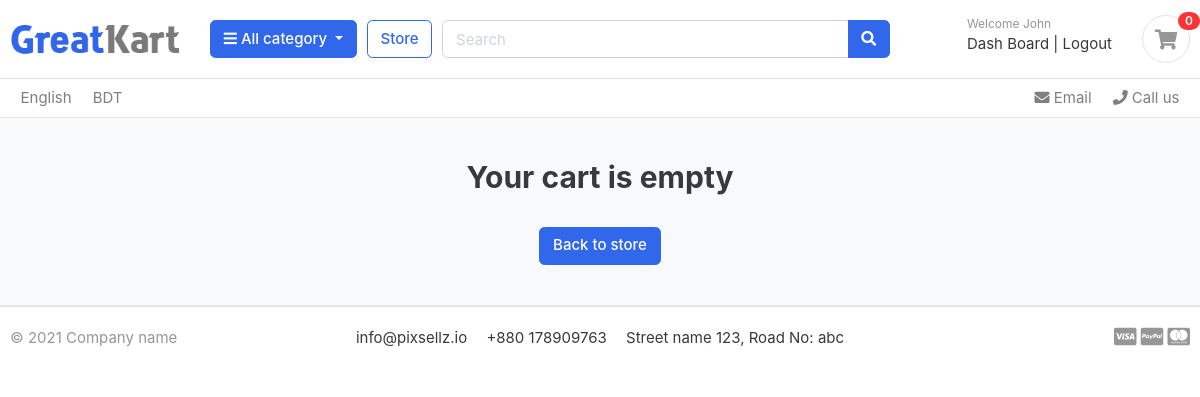
Before: /cart/ (signed in) with the older database file.
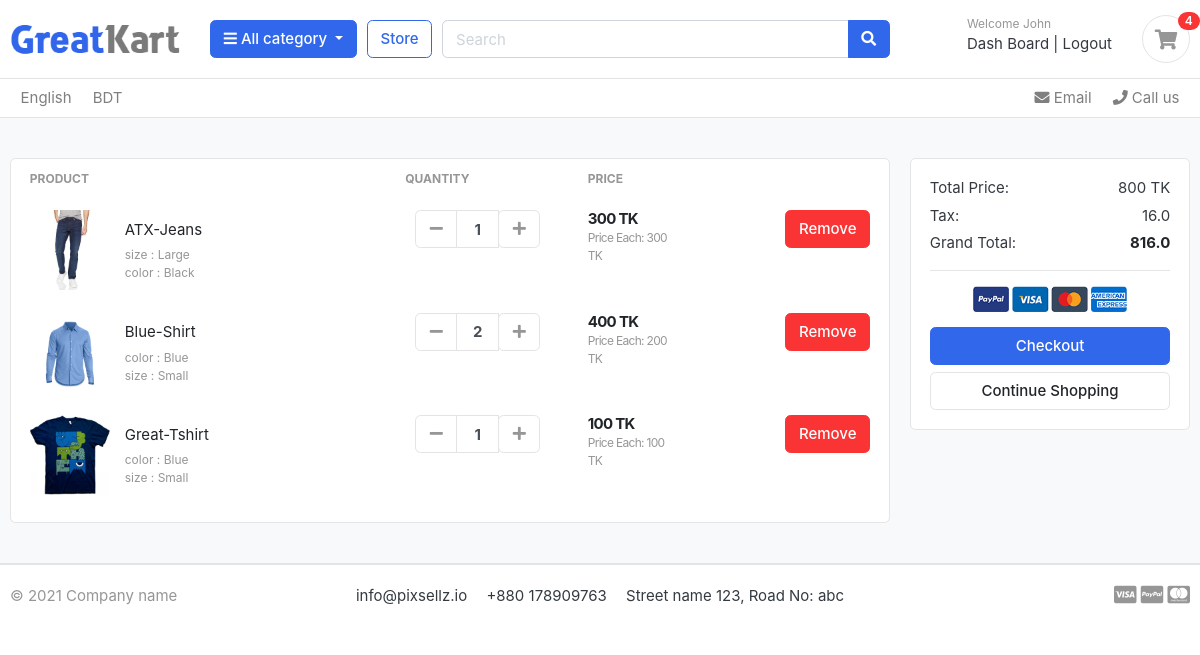
After: the same page with the newer database file.
### accounts/models.py (models this page shows, shortened)
class Account(AbstractBaseUser):
    first_name = models.CharField(max_length=50)
    last_name = models.CharField(max_length=50)
    username = models.CharField(max_length=50, unique=True)
    email = models.CharField(max_length=100,unique=True)
    phone_number  = models.CharField(max_length=50)
    date_joined = models.DateTimeField(auto_now_add=True)
    log_in = models.DateTimeField(auto_now_add=True)
    is_admin = models.BooleanField(default=False)
    is_staff = models.BooleanField(default=False)
    is_active = models.BooleanField(default=False)
    is_superadmin = models.BooleanField(default=False)
    USERNAME_FIELD = 'email'
    REQUIRED_FIELDS = ['username','first_name','last_name']
    objects = MyAccountManager()

### cart/models.py (models this page shows, shortened)
class CartItem(models.Model):
    user = models.ForeignKey(Account,on_delete=models.CASCADE,null=True)
    product = models.ForeignKey(Product, on_delete = models.CASCADE)
    variation = models.ManyToManyField(Variation, blank=True)
    cart = models.ForeignKey(Cart,on_delete=models.CASCADE,null=True)
    quantity = models.IntegerField()
    is_active = models.BooleanField(default=True)
    def sub_total(self):
        return self.product.price * self.quantity

### Store/models.py (models this page shows, shortened)
class Product(models.Model):
    product_name = models.CharField(max_length=200, unique=True)
    slug = models.SlugField(max_length=200, unique=True)
    description = models.TextField(max_length=300)
    price = models.IntegerField()
    image = models.ImageField(upload_to = 'photos/products')
    stock = models.IntegerField()
    is_available = models.BooleanField(default=True)
    category = models.ForeignKey(Category,on_delete=models.CASCADE)
    created_date = models.DateTimeField(auto_now_add=True)
    modified_date = models.DateTimeField(auto_now=True)
    def get_url(self):
        return reverse('product_detail',args=[self.category.slug, self.slug])

class Variation(models.Model):
    product = models.ForeignKey(Product, on_delete=models.CASCADE)
    variation_category = models.CharField(max_length=100,choices=variation_category_choice)
    variation_value = models.CharField(max_length=100)
    is_active = models.BooleanField(default=True)
    created_date = models.DateTimeField(auto_now=True)
    objects = VariationManager()

### cart/views.py (the view)
# urls.py: path('',views.cart, name='cart'),
def cart(request, total = 0, quantity=0, cart_items=None): #creates cart
    try:
        tax_amount=0
        grand_total=0
        if request.user.is_authenticated:
            cart_items = CartItem.objects.filter(user=request.user,is_active=True)
        else:
            cart = Cart.objects.get(cart_id =_cart_id(request))
            cart_items = CartItem.objects.filter(cart=cart,is_active=True)
        for i in cart_items:
            total += (i.product.price * i.quantity)
            quantity += i.quantity
        tax_amount  = (2*total/100)
        grand_total = total+tax_amount
    except:
        return render(request,'store/cart.html')
    context = {
        'total': total,
        'quantity': quantity,
        'cart_item': cart_items,
        'tax': tax_amount,
        'Grand_total': grand_total,
    }
    return render (request,'store/cart.html',context)

### templates/store/cart.html (shortened to what this page needs)
{% extends 'base.html' %}
{% load static %}
 {% block content %}
<section class="section-content padding-y bg">
    <div class="container">
        {% if not cart_item %}
        <h2 class="text-center">Your cart is empty</h2>
        <br>
        <div class="text-center">
            <a href="{% url 'store' %}" class="btn btn-primary">Back to store</a>
        </div>
        {% else %}
        <div class="row">
            <aside class="col-lg-9">
                <div class="card">
                    <table class="table table-borderless table-shopping-cart">
                        <thead class="text-muted">
                            <tr class="small text-uppercase">
                                <th scope="col">Product</th>
                                <th scope="col" width="120">Quantity</th>
                                <th scope="col" width="120">Price</th>
                                <th scope="col" class="text-right" width="200"> </th>
                            </tr>
                        </thead>
                        <tbody>
                            {% for c in cart_item %}
                            <tr>
                                <td>
                                    <figure class="itemside align-items-center">
                                        <div class="aside"><img src="{{ c.product.image.url }}" class="img-sm"></div>
                                        <figcaption class="info">
                                            <a href="{{ c.product.get_url }}" class="title text-dark">{{c.product.product_name}}</a>
                                            <p class="text-muted small">
                                               {% if c.variation.all %}
                                                    {% for item in c.variation.all %}
                                                        {{ item.variation_category }} : {{ item.variation_value }} <br>
                                                    {% endfor %}
                                               {% endif %}
                                            </p>
                                        </figcaption>
                                    </figure>
                                </td>
                                <td>
                                    <div class="col">
                                        <div class="input-group input-spinner">
                                            <div class="input-group-prepend">
                                                <a href="{% url 'remove_cart' c.product.id c.id %}" class="btn btn-light" type="button" id="button-plus"> <i
                                                        class="fa fa-minus"></i> </a>
                                            </div>
                                            <input type="text" class="form-control" value="{{c.quantity}}">
                                            <div class="input-group-append">
                                                <form action="{% url 'add_to_cart' c.product.id %}" method="POST">
                                                    <button class="btn btn-light" type="submit" id="button-minus"> <i class="fa fa-plus"></i> </button>
                                                </form>
                                            </div>
                                        </div>
                                    </div>
                                </td>
                                <td>
                                    <div class="price-wrap">
                                        <var class="price">{{ c.sub_total }} TK</var>
                                        <small class="text-muted">Price Each: {{c.product.price}} TK</small>
                                    </div>
                                </td>
                                <td class="text-right">
                                    <a href="{% url 'remove_cart_item' c.product.id c.id %}" onclick="return confirm('Are you sure you want to Delete the item?')" class="btn btn-danger"> Remove</a>
                                </td>
                            </tr>
                            {% endfor %}
                        </tbody>
                    </table>
                </div>
            </aside>
            <aside class="col-lg-3">
                <div class="card">
                    <div class="card-body">
                        <dl class="dlist-align">
                            <dt>Total Price:</dt>
                            <dd class="text-right">{{ total }} TK</dd>
                        </dl>
                        <dl class="dlist-align">
                            <dt>Tax:</dt>
                            <dd class="text-right">{{ tax }}</dd>
                        </dl>
                        <dl class="dlist-align">
                            <dt>Grand Total:</dt>
                            <dd class="text-right text-dark b"><strong>{{ Grand_total }}</strong></dd>
                        </dl>
                        <hr>
                        <p class="text-center mb-3">
                            <img src="{% static './images/misc/payments.png' %}" height="26">
                        </p>
                        <a href="{% url 'checkout' %}" class="btn btn-primary btn-block"> Checkout </a>
                        <a href="{% url 'store' %}" class="btn btn-light btn-block">Continue Shopping</a>
                    </div>
                </div>
            </aside>
        </div>
    {% endif %}
    </div>
</section>
 {% endblock %}

### templates/base.html (shortened to what this page needs)
{% load static %}
<!DOCTYPE HTML>
<body lang="en">
<head>
    <link href="{% static 'css/bootstrap.css' %}" rel="stylesheet" type="text/css" />
    <link href="{% static 'fonts/fontawesome/css/all.min.css' %}" type="text/css" rel="stylesheet">
    <link href="{% static 'css/ui.css' %}" rel="stylesheet" type="text/css" />
    <link href="{% static 'css/responsive.css' %}" rel="stylesheet" media="only screen and (max-width: 1200px)" />
</head>
</body>
<header class="section-header">
    <section class="header-main border-bottom">
        <div class="container">
            <div class="row align-items-center">
                <div class="col-lg-2 col-md-3 col-6">
                    <a href="{% url 'Home' %}" class="brand-wrap">
                        <img class="logo" src="{% static './images/logo.png' %}">
                    </a>
                </div>
                <div class="col-lg col-sm col-md col-6 flex-grow-0">
                    <div class="category-wrap dropdown d-inline-block float-right">
                        <button type="button" class="btn btn-primary dropdown-toggle" data-toggle="dropdown">
                            <i class="fa fa-bars"></i> All category
                        </button>
                    </div>
                </div>
                <a href="{% url 'store' %}" class="btn btn-outline-primary">Store</a>
                <div class="col-lg  col-md-6 col-sm-12 col">
                    <form action="{% url 'search' %}" class="search" method="GET">
                        <div class="input-group w-100">
                            <input type="text" class="form-control" style="width:60%;" placeholder="Search" name="keyword">
                            <div class="input-group-append">
                                <button class="btn btn-primary" type="submit">
                                    <i class="fa fa-search"></i>
                                </button>
                            </div>
                        </div>
                    </form>
                </div>
                <div class="col-lg-3 col-sm-6 col-8 order-2 order-lg-3">
                    <div class="d-flex justify-content-end mb-3 mb-lg-0">
                        {% if user.id is None %}
                        <div class="widget-header">
                            <small class="title text-muted">Welcome guest!</small>
                            <div>
                                <a href="{% url 'login' %}">Sign in</a> <span class="dark-transp"> | </span>
                                <a href="{% url 'register' %}"> Register</a>
                            </div>
                        </div>
                        {% else %}
                        <div class="widget-header">
                            <small class="title text-muted"> Welcome {{ user.first_name }}</small>
                            <div>
                                <a href="{% url 'dashboard' %}">Dash Board</a> <span class="dark-transp"> | </span>
                                <a href="{% url 'logout' %}">Logout</a>
                            </div>
                        </div>
                        {% endif %}
                        <a href="{% url 'cart' %}" class="widget-header pl-3 ml-3">
                            <div class="icon icon-sm rounded-circle border"><i class="fa fa-shopping-cart"></i>
                            </div>
                            <span class="badge badge-pill badge-danger notify">{{cart_count}}</span>
                        </a>
                    </div>
                </div>
            </div>
        </div>
    </section>
</header>
{% include 'includs/navbar.html' %}
{% block content %}
{% endblock %}
{% include 'includs/footer.html' %}

### templates/includs/navbar.html (shortened to what this page needs)
{% load static %}
<nav class="navbar p-md-0 navbar-expand-sm navbar-light border-bottom">
    <div class="container">
        <div class="collapse navbar-collapse" id="navbarTop4">
            <ul class="navbar-nav mr-auto">
                <li class="nav-item dropdown">
                    <a href="#" class="nav-link"> English </a>
                </li>
                <li class="nav-item dropdown">
                    <a href="#" class="nav-link"> BDT </a>
                </li>
            </ul>
            <ul class="navbar-nav">
                <li><a href="#" class="nav-link"> <i class="fa fa-envelope"></i> Email </a></li>
                <li><a href="#" class="nav-link"> <i class="fa fa-phone"></i> Call us </a></li>
            </ul>
        </div>
    </div>
</nav>

### templates/includs/footer.html
<footer class="section-footer border-top">
    <div class="container">
        <section class="footer-bottom border-top row">
            <div class="col-md-2">
                <p class="text-muted"> &copy 2021 Company name </p>
            </div>
            <div class="col-md-8 text-md-center">
                <span class="px-2">info@pixsellz.io</span>
                <span class="px-2">+880 178909763</span>
                <span class="px-2">Street name 123, Road No: abc</span>
            </div>
            <div class="col-md-2 text-md-right text-muted">
                <i class="fab fa-lg fa-cc-visa"></i>
                <i class="fab fa-lg fa-cc-paypal"></i>
                <i class="fab fa-lg fa-cc-mastercard"></i>
            </div>
        </section>
    </div>
</footer>

Changed rows visible on the page:
added CartItem: product.image (picture), product.product_name "ATX-Jeans", quantity "1", sub_total "300", product.price "300"
now on this page (row unchanged): Variation: variation_category "size", variation_value "Large", shown under "ATX-Jeans"
now on this page (row unchanged): Variation: variation_category "color", variation_value "Black", shown under "ATX-Jeans"
added CartItem: product.image (picture), product.product_name "Blue-Shirt", quantity "2", sub_total "400", product.price "200"
now on this page (row unchanged): Variation: variation_category "color", variation_value "Blue", shown under "Blue-Shirt"
now on this page (row unchanged): Variation: variation_category "size", variation_value "Small", shown under "Blue-Shirt"
added CartItem: product.image (picture), product.product_name "Great-Tshirt", quantity "1", sub_total "100", product.price "100"
now on this page (row unchanged): Variation: variation_category "color", variation_value "Blue", shown under "Great-Tshirt"
now on this page (row unchanged): Variation: variation_category "size", variation_value "Small", shown under "Great-Tshirt"
Other visible differences:
{{ cart_count }}: "0" → "4"
{{ total }}: (not shown) → "800"
{{ tax }}: (not shown) → "16.0"
{{ Grand_total }}: (not shown) → "816.0"
text no longer shown: "Your cart is empty Back to store"
text now shown: "PRODUCT QUANTITY PRICE Total Price: TK Tax: Grand Total: Checkout Continue Shopping"
